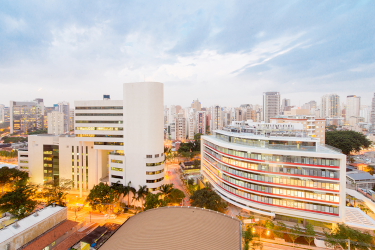
#> input picture Class_01/insper.png, 375 x 250 px; the run also reads 2 pictures not shown here
$ jupyter execute VisComp_Class_01.ipynb   (shell and % lines are left out)
#> lines starting #> are read from the running program, lines starting #| are printed output that depends on the picture
### Class_01/sdx.py
import cv2 as cv
import seaborn as sns
import numpy as np

from google.colab.patches import cv2_imshow
from matplotlib import pyplot as plt
from matplotlib import rcParams
from sklearn.metrics import confusion_matrix
from math import sqrt


def cv_imread(path):
#> called with path = 'insper.png'
    image = cv.imread(path)
#> image is the input picture: shape (250, 375, 3); mean B, G, R 169.1, 180.9, 194.4
    if image is None:
        raise ValueError(f'File "{path}" does not exist')
    return image


def cv_grayread(path, asfloat=False):
    image = cv_imread(path)
    image = cv.cvtColor(image, cv.COLOR_BGR2GRAY)
    if asfloat:
        image = image.astype(float)
    return image


def cv_imshow(image):
    return cv2_imshow(image)


# [67 lines left out: functions cv_gridshow, plot_confusion, plot_loss, not called in this run]


sns.set()

### Class_01/VisComp_Class_01.ipynb
# Class 1: Introduction

## Preliminaries

Run the cell below to download the course library and class resources.

[cell 1]
import gdown

gdown.download(id='1SzvuBYIZ407c9eOChXD48NG94v7azJby')
gdown.download(id='10XqohEok0TYiWnJCzW0Ok35Lx8y39mKd')

Run the cell below to import the class modules.

If you get import warnings, try using **`Ctrl+M .`** to restart the kernel. *(notice there is a dot there)*

[cell 2]
import numpy as np
import cv2 as cv

from sdx import *

## Loading and displaying images

To load an image, we can call the `cv_imread` function, passing the file path. This path is relative to the `/content` folder. *(the folder displayed in the sidebar when you click on the  tab for the first time)*

To display this image, we can call the `cv_imshow` function, passing the object returned by `cv_imread`.

[cell 3]
image = cv_imread('insper.png')

cv_imshow(image)

## Converting color images to gray level images

The image is in color, but, for simplicity, we will focus on gray level images for now. We will consider color images in future classes.

To convert a color image to a gray level image, we can call the `cv.cvtColor` function, passing the image and the constant `cv.COLOR_BGR2GRAY`.

This function actually returns a second, new image. However, since there will be no use for the original, we will overwrite the same variable.

[cell 4]
image = cv.cvtColor(image, cv.COLOR_BGR2GRAY)
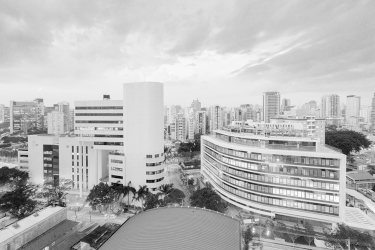
#> image: shape (250, 375); min 4, max 255, mean 183.6

cv_imshow(image)

For convenience, we can call the `cv_grayread` function to load an image and convert it to gray level in a single call.

[cell 5]
dark = cv_grayread('insper-dark.png')
#> call 2 of cv_imread, with path = 'insper-dark.png'
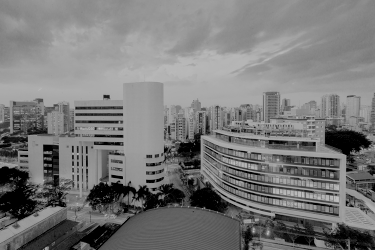
#> input picture Class_01/insper-dark.png, 375 x 250 px
#> in cv_imread, image is the input picture: shape (250, 375, 3); min 0, max 191, mean 120.2

cv_imshow(dark)

## Understanding images as arrays

As mentioned in the briefing, raster images can be interpreted as arrays of integers. In fact, the object returned by `cv_imread` is a NumPy array. We can confirm that by running the cell below.

[cell 6]
image

The first dimension of this array represents the image height and the second represents the width.

This is somewhat counterintuitive, since you are probably more used to *WIDTHxHEIGHT* than *HEIGHTxWIDTH,* but you must get used to it.

[cell 7]
height, width = image.shape
#> height = 250; width = 375

print(f'{height}x{width}')
#| 250x375

And yes, this means that, to access the integer in horizontal position `x` and vertical position `y`, we actually need to write `image[y, x]`.

To make this somewhat more intuitive, we will usually refer to these positions as "row" and "column". This fits well with the fact that the row indices are counted from the top.

[cell 8]
y = 100
x = 200

image[y, x] # integer in row 100 (from top to bottom) and column 200 (from left to right)
#> Out = 233

As you can see in the output above, pixels in gray level images are integers. More specifically, they are integers between `0` and `255` (inclusive). You can think of each pixel as a representation of brightness: the higher the value, the brighter the pixel.

This means that a value of `0` represents pure black and a value of `255` represents pure white.

## Activity 1: average brightness

Also in the briefing, we summarized computer vision as "extracting high-level information from digital images".

So let's try to extract a very simple high-level information: **whether the image is dark or bright**.

Write a function that receives an image (represented by a NumPy array, as seen above) and returns a string. More specifically:

* the function should iterate over all pixels and calculate their average;

* if this average is below `128`, it should return `'dark'`;

* otherwise, should return `'bright'`.

Check the output of this function for the `image` and `dark` images.

[cell 9]
def dark_or_bright(image):
    if np.mean(image) < 128:
      return 'dark'
    else:
      return 'bright'

[cell 10]
dark_or_bright(image)
#> Out = 'bright'

[cell 11]
dark_or_bright(dark)
#> Out = 'dark'

**Observation:** We are using an ordinary loop for didactic purposes. A more efficient solution would be simply calling the `image.mean` method. When working with NumPy arrays, it is recommended to use native methods instead of ordinary loops whenever possible.

## Drawing shapes in images

The information above, "whether the image is dark or bright", is simple enough to be represented by a string. When the information of interest is more complex, it can be useful to display it on the image itself.

For example, if we want to find out "where are the male faces in the image", this can be displayed as squares drawn around these faces.

To support this purpose, OpenCV provides functions for drawing basic shapes on images.

In the example below, we draw a green square in an arbitrary location of the image.

[cell 12]
# The left-top position of the square. We want it
# to start in column 200 and row 100 of the image.
# Yes, for this function, the traditional (x, y)
# order applies. Because consistency is for losers.
left_top = (200, 100)

# The right-bottom position of the square. We want
# it to have a 50x50 size, so we sum 50 to both.
right_bottom = (250, 150)

# The color of the square, represented as a triple
# of integers between 0 and 255. This triple, in
# particular, represents pure green. We will discuss
# more about color representation in future classes.
color = (0, 255, 0)

# The thickness of the square, in pixels. A minimum
# value of two is recommended to ensure visibility.
thickness = 2

# The drawing functions do not create new images, so
# we will make a copy to avoid losing the original.
output_image = image.copy()

cv.rectangle(output_image, left_top, right_bottom, color, thickness)

cv_imshow(output_image)

Oops, did I say green? We cannot draw green squares in gray level images, obviously...

To convert a gray level image back to a color image, we can call the `cv.cvtColor` function again, but this time passing the constant `cv.COLOR_GRAY2BGR`.

Afterwards, we can simply call `cv.rectangle` again with the same parameters.

[cell 13]
output_image = cv.cvtColor(image, cv.COLOR_GRAY2BGR)
#> output_image: shape (250, 375, 3)

cv.rectangle(output_image, left_top, right_bottom, color, thickness)
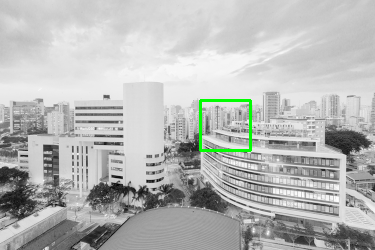
#> output_image: shape (250, 375, 3); mean B, G, R 182.4, 184, 182.4

cv_imshow(output_image)

## Activity 2: template matching

We are not ready to find human faces yet, so let's try something simpler: find a given building.

[cell 14]
template = cv_imread('template.png')

cv_imshow(template)

Write code to:

* convert the template to a gray level image;

* find the location of this template in the image;

* indicate this location with a rectangle.

You will need to iterate over all possible positions of the image where the template might be and, for each of these positions, make a pixel by pixel comparison. **Yes, this might mean writing four nested loops**. But, to make things easier, you can make exact pixel comparisons with `==`.

### Challenge 2a

Write a solution with as few loops as possible. Feel free to Google for NumPy tricks.

[cell 15]
template_gray = np.array(cv.cvtColor(template, cv.COLOR_BGR2GRAY))
res = cv.matchTemplate(image, template_gray, cv.TM_CCORR_NORMED)
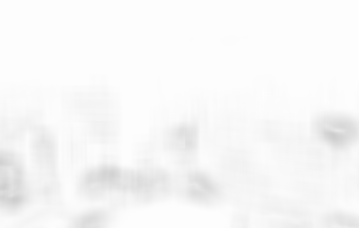
#> res: shape (228, 359) float32; min 0.804, max 1, mean 0.973
min_val, max_val, min_loc, max_loc = cv.minMaxLoc(res)
#> min_val = 0.804; max_val = 1; min_loc = (333, 135); max_loc = (263, 92)
top_left = max_loc
#> top_left = (263, 92)
bottom_right = (top_left[0] + template_gray.shape[1], top_left[1] + template_gray.shape[0])
#> bottom_right = (280, 115)
output_image = image.copy()
cv.rectangle(output_image, top_left, bottom_right, 0, 2)
cv_imshow(output_image)

### Challenge 2b

Write a solution that also works for the image below. It looks like the same image, but it's not.

[cell 16]
diff = cv_grayread('insper-diff.png')

[cell 17]
res = cv.matchTemplate(diff, template_gray, cv.TM_CCORR_NORMED)
min_val, max_val, min_loc, max_loc = cv.minMaxLoc(res)
top_left = max_loc
bottom_right = (top_left[0] + template_gray.shape[1], top_left[1] + template_gray.shape[0])
output_image = diff.copy()
cv.rectangle(output_image, top_left, bottom_right, 0, 2)
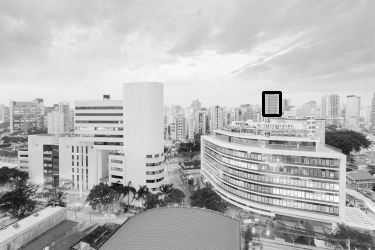
#> output_image: shape (250, 375); min 0, max 255, mean 183.1
cv_imshow(output_image)
